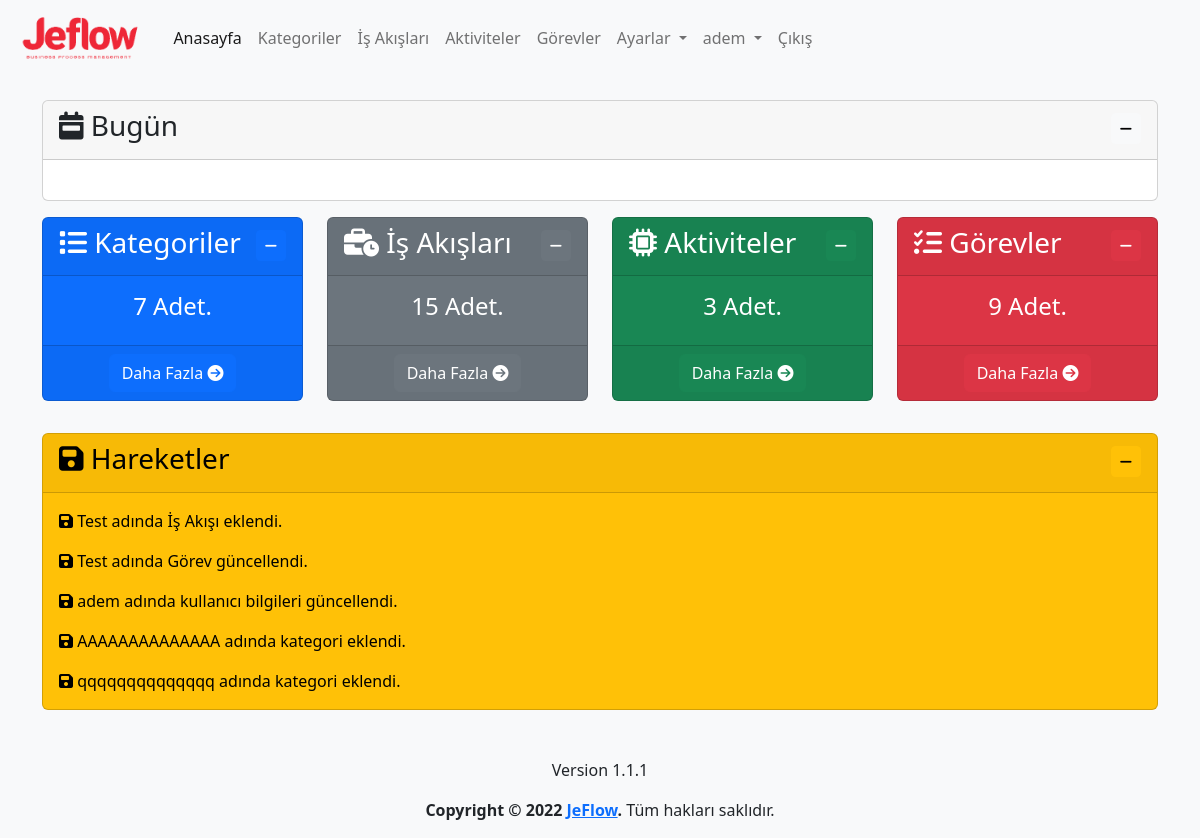
The app's page / (signed in) with its own data.
### log/models.py (models this page shows, shortened)
class Log(models.Model):
    logger_name = models.CharField(max_length=100,verbose_name='Loglayıcı Adı')
    level = models.PositiveSmallIntegerField(choices=LOG_LEVELS, default=logging.ERROR, db_index=True,verbose_name='Seviye')
    msg = models.TextField(verbose_name='Mesaj')
    trace = models.TextField(blank=True, null=True,verbose_name='Yığın')
    create_datetime = models.DateTimeField(auto_now_add=True, verbose_name='Oluşturulma Zamanı')
    user=models.ForeignKey(User,on_delete=models.CASCADE,verbose_name='Kullanıcı', blank=True, null=True)
    class Meta:
        ordering = ('-create_datetime',)
        verbose_name = 'Log'
        verbose_name_plural ='Loglar'

### app/views.py (the view)
# urls.py: path('', views.index, name='index'),
@login_required(login_url='/user/login/')
def index(request):
    category_count=Category.objects.count()
    process_count=Process.objects.count()
    activity_count=Activity.objects.count()
    task_count=Task.objects.count()
    user_activities=Log.objects.all().filter(user=request.user)[:10]
    context={
        'category_count':category_count,
        'process_count':process_count,
        'activity_count':activity_count,
        'task_count':task_count,
        'user_activities':user_activities
    }
    return render(request, 'app/index.html', context)

### templates/app/index.html (shortened to what this page needs)
{% extends 'layout.html' %}
{% load humanize %}
{% block content %}
<div class="row mt-3">
    <div class="col">
        <div class="card">
            <div class="card-header">
                <h3 class="card-title">
                    <i class="fa-solid fa-calendar-week"></i>
                    Bugün
                    <div class="float-end">
                        <button class="btn btn-light btn-sm" type="button" data-bs-toggle="collapse"
                            data-bs-target="#collapseZaman" aria-expanded="false" aria-controls="collapseZaman">
                            <i class="fa-solid fa-minus"></i>
                        </button>
                    </div>
                </h3>
            </div>
            <div class="collapse show" id="collapseZaman">
                <div class="card-body text-center">
                </div>
            </div>
        </div>
    </div>
</div>
<div class="row mt-3">
    <div class="col-lg-3 col-md-6 mb-3">
        <div class="card text-bg-primary" style="max-width: 18rem;">
            <div class="card-header">
                <h3 class="card-title">
                    <i class="fa-solid fa-list"></i>
                    Kategoriler
                    <div class="float-end">
                        <button class="btn btn-primary btn-sm" type="button" data-bs-toggle="collapse"
                            data-bs-target="#collapseKategori" aria-expanded="false" aria-controls="collapseKategori">
                            <i class="fa-solid fa-minus"></i>
                        </button>
                    </div>
                </h3>
            </div>
            <div class="collapse show" id="collapseKategori">
                <div class="card-body text-center">
                    <h4 class="card-title">{{ category_count }} Adet.</h5>
                </div>
                <div class="card-footer text-center">
                    <a class="btn btn-primary" href="{% url 'category' %}">
                        Daha Fazla
                        <i class="fa-solid fa-circle-arrow-right"></i>
                    </a>
                </div>
            </div>
        </div>
    </div>
    <div class="col-lg-3 col-md-6 mb-3">
        <div class="card text-bg-secondary" style="max-width: 18rem;">
            <div class="card-header">
                <h3 class="card-title">
                    <i class="fa-solid fa-business-time"></i>
                    İş Akışları
                    <div class="float-end">
                        <button class="btn btn-secondary btn-sm" type="button" data-bs-toggle="collapse"
                            data-bs-target="#collapseIsAkis" aria-expanded="false" aria-controls="collapseIsAkis">
                            <i class="fa-solid fa-minus"></i>
                        </button>
                    </div>
                </h3>
            </div>
            <div class="collapse show" id="collapseIsAkis">
                <div class="card-body text-center">
                    <h4 class="card-title">{{ process_count }} Adet.</h5>
                </div>
                <div class="card-footer text-center">
                    <a class="btn btn-secondary" href="{% url 'process' %}">
                        Daha Fazla
                        <i class="fa-solid fa-circle-arrow-right"></i>
                    </a>
                </div>
            </div>
        </div>
    </div>
    <div class="col-lg-3 col-md-6 mb-3">
        <div class="card text-bg-success" style="max-width: 18rem;">
            <div class="card-header">
                <h3 class="card-title">
                    <i class="fa-solid fa-microchip"></i>
                    Aktiviteler
                    <div class="float-end">
                        <button class="btn btn-success btn-sm" type="button" data-bs-toggle="collapse"
                            data-bs-target="#collapseAktivite" aria-expanded="false" aria-controls="collapseAktivite">
                            <i class="fa-solid fa-minus"></i>
                        </button>
                    </div>
                </h3>
            </div>
            <div class="collapse show" id="collapseAktivite">
                <div class="card-body text-center">
                    <h4 class="card-title">{{ activity_count }} Adet.</h5>
                </div>
                <div class="card-footer text-center">
                    <a class="btn btn-success" href="{% url 'activity' %}">
                        Daha Fazla
                        <i class="fa-solid fa-circle-arrow-right"></i>
                    </a>
                </div>
            </div>
        </div>
    </div>
    <div class="col-lg-3 col-md-6 mb-3">
        <div class="card text-bg-danger" style="max-width: 18rem;">
            <div class="card-header">
                <h3 class="card-title">
                    <i class="fa-solid fa-list-check"></i>
                    Görevler
                    <div class="float-end">
                        <button class="btn btn-danger btn-sm" type="button" data-bs-toggle="collapse"
                            data-bs-target="#collapseGorev" aria-expanded="false" aria-controls="collapseGorev">
                            <i class="fa-solid fa-minus"></i>
                        </button>
                    </div>
                </h3>
            </div>
            <div class="collapse show" id="collapseGorev">
                <div class="card-body text-center">
                    <h4 class="card-title">{{ task_count }} Adet.</h5>
                </div>
                <div class="card-footer text-center">
                    <a class="btn btn-danger" href="{% url 'task' %}">
                        Daha Fazla
                        <i class="fa-solid fa-circle-arrow-right"></i>
                    </a>
                </div>
            </div>
        </div>
    </div>
</div>
<div class="row mt-3">
    <div class="col-md-12">
        <div class="card text-bg-warning">
            <div class="card-header">
                <h3 class="card-title">
                    <i class="fa-solid fa-floppy-disk"></i>
                    Hareketler
                    <div class="float-end">
                        <button class="btn btn-warning btn-sm" type="button" data-bs-toggle="collapse"
                            data-bs-target="#collapseHareketler" aria-expanded="false"
                            aria-controls="collapseHareketler">
                            <i class="fa-solid fa-minus"></i>
                        </button>
                    </div>
                </h3>
            </div>
            <div class="collapse show" id="collapseHareketler">
                <div class="card-body">
                    {% for user_activity in user_activities %}
                    <p class="card-text"><i class="fa-solid fa-floppy-disk"></i> {{ user_activity.msg }}</p>
                    {% endfor %}
                </div>
            </div>
        </div>
    </div>
</div>
{% endblock %}

### templates/layout.html (shortened to what this page needs)
{% load static %}
<!doctype html>
<html lang="tr">
<head>
  <link href="https://cdn.jsdelivr.net/npm/bootstrap@5.2.2/dist/css/bootstrap.min.css" rel="stylesheet"
>
  <link rel="stylesheet" href="{% static 'css/jeflow.css' %}">
  <link href="https://cdn.jsdelivr.net/npm/summernote@0.8.18/dist/summernote-lite.min.css" rel="stylesheet">
  <link href="https://cdn.jsdelivr.net/npm/select2@4.1.0-rc.0/dist/css/select2.min.css" rel="stylesheet" />
  <link rel="stylesheet" type="text/css" href="https://cdn.datatables.net/1.12.1/css/dataTables.bootstrap5.min.css">
  <link rel="stylesheet" type="text/css"
    href="https://cdn.datatables.net/responsive/2.3.0/css/responsive.dataTables.min.css">
  <link rel="stylesheet" type="text/css" href="https://cdn.datatables.net/buttons/2.2.3/css/buttons.bootstrap5.min.css">
</head>
<body class="bg-light">
  <header>
    <nav class="navbar navbar-expand-lg bg-light">
      <div class="container-fluid">
        <a class="navbar-brand" href="{% url 'index' %}">
          <img class="logo" src="{% static 'img/logo-text.png' %}" alt="JeFlow">
        </a>
        <div class="collapse navbar-collapse" id="navbarNavDropdown">
          <ul class="navbar-nav">
            <li class="nav-item">
              <a class="nav-link active" aria-current="page" href="{% url 'index' %}">Anasayfa</a>
            </li>
            {% if user.is_authenticated %}
            <li class="nav-item">
              <a class="nav-link" href="{% url 'category' %}">Kategoriler</a>
            </li>
            <li class="nav-item">
              <a class="nav-link" href="{% url 'process' %}">İş Akışları</a>
            </li>
            <li class="nav-item">
              <a class="nav-link" href="{% url 'activity' %}">Aktiviteler</a>
            </li>
            <li class="nav-item">
              <a class="nav-link" href="{% url 'task' %}">Görevler</a>
            </li>
            <li class="nav-item dropdown">
              <a class="nav-link dropdown-toggle" href="{% url 'settings' %}" role="button" data-bs-toggle="dropdown"
                aria-expanded="false">
                Ayarlar
              </a>
            </li>
            <li class="nav-item dropdown">
              <a class="nav-link dropdown-toggle" href="{% url 'profile' %}" role="button" data-bs-toggle="dropdown"
                aria-expanded="false">
                {{ user }}
              </a>
            </li>
            <li class="nav-item">
              <a class="nav-link" href="javascript:{document.getElementById('logout').submit()}">Çıkış</a>
            </li>
            {% else %}
            <li class="nav-item">
              <a class="nav-link" href="{% url 'register' %}">Kayıt Ol</a>
            </li>
            {% endif %}
          </ul>
        </div>
      </div>
    </nav>
  </header>
  <main>
    <div class="container mt-4">
      {% block content %}
      {% endblock %}
    </div>
  </main>
  <footer class="mt-5">
    <div class="d-flex flex-column justify-content-center align-items-center">
      <p>Version 1.1.1</p>
      <p><strong>Copyright &copy; 2022 <a href="{% url 'index' %}">JeFlow</a>.</strong> Tüm hakları saklıdır.</p>
    </div>
  </footer>
</body>
</html>

### static/css/jeflow.css (style rules this page uses)
img.logo { height: 50px; }

### records on screen
Log: msg "Test adında İş Akışı eklendi."
Log: msg "Test adında Görev güncellendi."
Log: msg "adem adında kullanıcı bilgileri güncellendi."
Log: msg "AAAAAAAAAAAAAA adında kategori eklendi."
Log: msg "qqqqqqqqqqqqqq adında kategori eklendi."

### other values on screen
{{ user }} "adem"
{{ category_count }} "7"
{{ process_count }} "15"
{{ activity_count }} "3"
{{ task_count }} "9"
